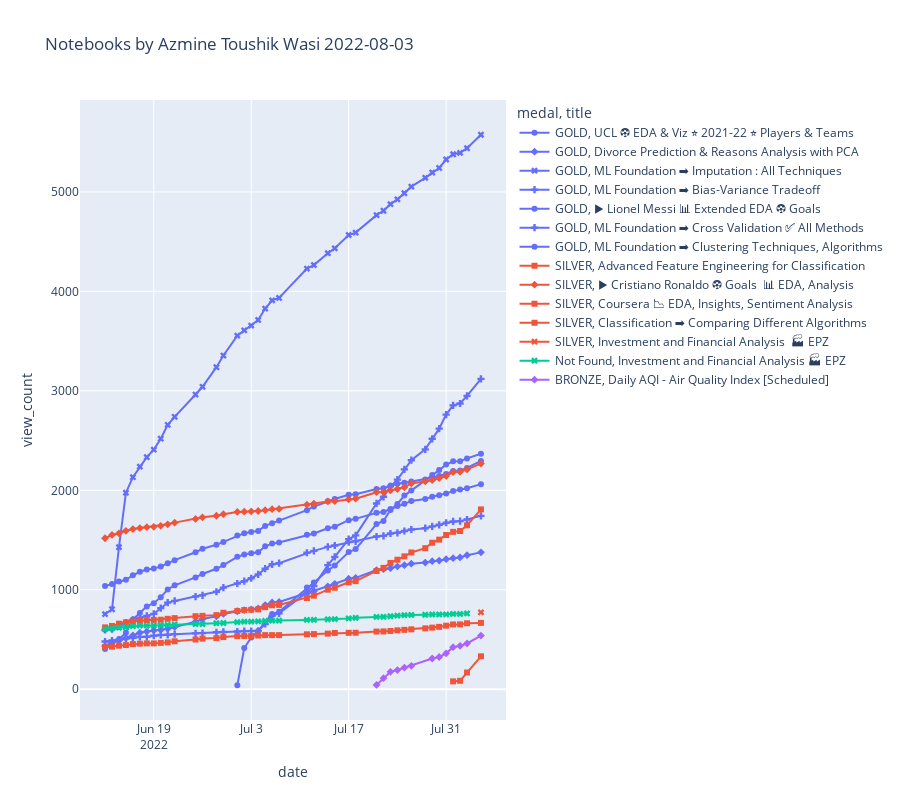

The notebook cell this image was saved under:
### Code cell
px.line(
    df_d,
    x='date',
    y='view_count',
    title=f'Notebooks by {df.author_displayName.get(0)} '+str(links[-2][25:35]),
    log_x=False,
    log_y=False,
    symbol='title',
    markers=True,
    #width=800, 
    height=800,
    color='medal',
    hover_name='title')
